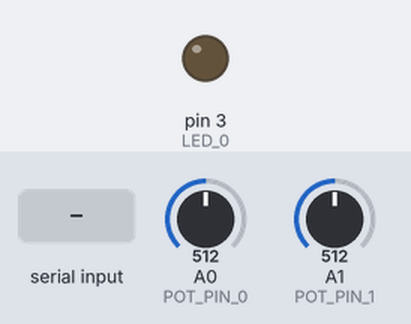
Recording of a sketch running on a simulated Arduino Uno, built with avr-gcc and run on an emulated ATmega328P. Parts: output pins drawn as LEDs (lit = HIGH). Inputs (shaded band) come from the test bench; at power-on: A0 (POT_PIN_0) = 512, A1 (POT_PIN_1) = 512. What the sketch prints to the serial monitor is not drawn.

Above: at 1.2 s.
1.3 s: byte 30 received over Serial
At 2.3 s:
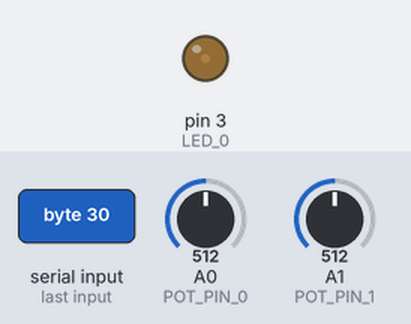
2.8 s: byte 90 received over Serial
At 3.3 s:
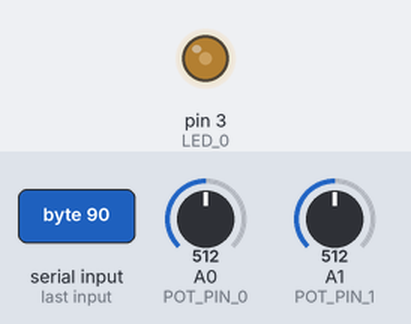
Timing chart, 0 to 5.8 s (numbered marks = the images above; inputs shaded):
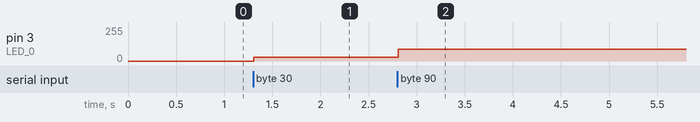

The sketch:

ExpAss06_01.ino
```cpp
//const int POT_PIN_3 = A3;// Potentiometer input. (const: the integer value can't be changed)
const int POT_PIN_0 = A0;
const int POT_PIN_1 = A1;
const int LED_0 = 3; // LED PWM output

int ofSliderValue; // value from OF

void setup()
{
  pinMode(LED_0,OUTPUT); // for digital input or output
  Serial.begin(9600);

}


void loop()
{
//  int potValue3 = analogRead(POT_PIN_3); //value range: 0 -1023 or 2^10
//  Serial.println(potValue);
  int potValue0 = analogRead(POT_PIN_0);
  int potValue1 = analogRead(POT_PIN_1);


  while(Serial.available() > 0)
  {
    ofSliderValue = Serial.read();

  }

  analogWrite(LED_0, ofSliderValue); //value range: 0 -255 or 2^8 or byte

  Serial.print(potValue0);
  Serial.print(",");
  Serial.print(potValue1);
//  Serial.print(",");
//  Serial.print(potValue3);
  Serial.print("\n");

  delay(3);


}
```

Measured:
- after the input at 1.3 s, pin 3 (LED_0): 0/255 → 30/255 at once
- after the input at 2.8 s, pin 3 (LED_0): 30/255 → 90/255 at once
